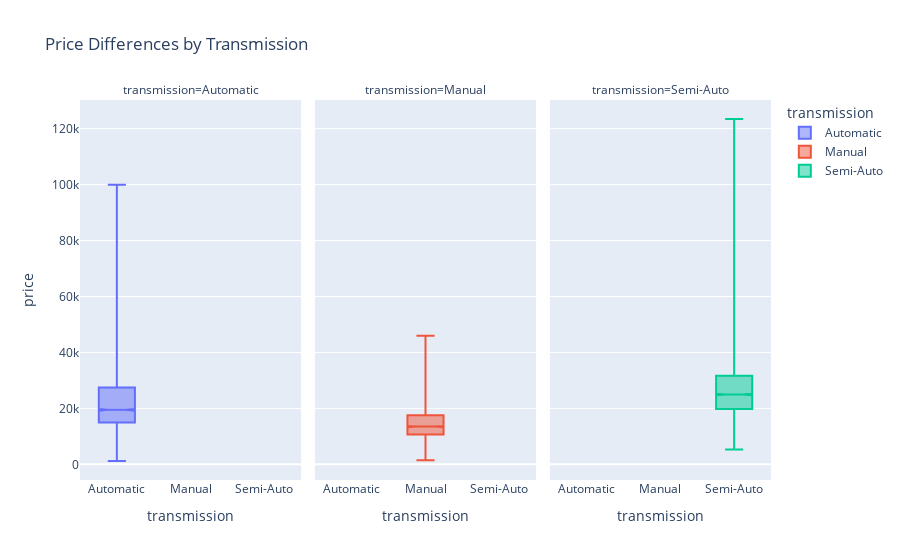

Notebook code for this chart:
### Markdown cell above
Q8. Using plotly create box-plots for Automatic, Manual and Semi-Automatic transmissions, as 3 separate plot. Include the title "Price Differences by Transmission." (2 points).

### Code cell
fig = px.box(bmwSales, x='transmission', y='price', color='transmission', facet_col='transmission', title="Price Differences by Transmission", notched=True, points=False)
fig.show()

### Figure 1 — Plotly figure (JSON) as saved in the notebook; plotly's stock layout.template omitted (floating-point values rounded to 4 significant figures; data arrays with more than 128 entries replaced by an {"elided": "..."} marker saying what was removed)
{"data": [{"alignmentgroup": "True", "boxpoints": false, "hovertemplate": "transmission=%{x}<br>price=%{y}<extra></extra>", "legendgroup": "Automatic", "marker": {"color": "#636efa"}, "name": "Automatic", "notched": true, "offsetgroup": "Automatic", "orientation": "v", "showlegend": true, "type": "box", "x": {"elided": "3588 str values"}, "x0": " ", "xaxis": "x", "y": {"elided": "3588 int values"}, "y0": " ", "yaxis": "y"}, {"alignmentgroup": "True", "boxpoints": false, "hovertemplate": "transmission=%{x}<br>price=%{y}<extra></extra>", "legendgroup": "Manual", "marker": {"color": "#EF553B"}, "name": "Manual", "notched": true, "offsetgroup": "Manual", "orientation": "v", "showlegend": true, "type": "box", "x": {"elided": "2527 str values"}, "x0": " ", "xaxis": "x2", "y": {"elided": "2527 int values"}, "y0": " ", "yaxis": "y2"}, {"alignmentgroup": "True", "boxpoints": false, "hovertemplate": "transmission=%{x}<br>price=%{y}<extra></extra>", "legendgroup": "Semi-Auto", "marker": {"color": "#00cc96"}, "name": "Semi-Auto", "notched": true, "offsetgroup": "Semi-Auto", "orientation": "v", "showlegend": true, "type": "box", "x": {"elided": "4666 str values"}, "x0": " ", "xaxis": "x3", "y": {"elided": "4666 int values"}, "y0": " ", "yaxis": "y3"}], "layout": {"annotations": [{"font": {}, "showarrow": false, "text": "transmission=Automatic", "x": 0.16, "xanchor": "center", "xref": "paper", "y": 1, "yanchor": "bottom", "yref": "paper"}, {"font": {}, "showarrow": false, "text": "transmission=Manual", "x": 0.5, "xanchor": "center", "xref": "paper", "y": 1, "yanchor": "bottom", "yref": "paper"}, {"font": {}, "showarrow": false, "text": "transmission=Semi-Auto", "x": 0.84, "xanchor": "center", "xref": "paper", "y": 1, "yanchor": "bottom", "yref": "paper"}], "autosize": true, "boxmode": "overlay", "legend": {"title": {"text": "transmission"}, "tracegroupgap": 0}, "title": {"text": "Price Differences by Transmission"}, "xaxis": {"anchor": "y", "autorange": true, "categoryarray": ["Automatic", "Manual", "Semi-Auto"], "categoryorder": "array", "domain": [0, 0.32], "range": [-0.5, 2.5], "title": {"text": "transmission"}, "type": "category"}, "xaxis2": {"anchor": "y2", "autorange": true, "categoryarray": ["Automatic", "Manual", "Semi-Auto"], "categoryorder": "array", "domain": [0.34, 0.66], "matches": "x", "range": [-0.5, 2.5], "title": {"text": "transmission"}, "type": "category"}, "xaxis3": {"anchor": "y3", "autorange": true, "categoryarray": ["Automatic", "Manual", "Semi-Auto"], "categoryorder": "array", "domain": [0.68, 1.0], "matches": "x", "range": [-0.5, 2.5], "title": {"text": "transmission"}, "type": "category"}, "yaxis": {"anchor": "x", "autorange": true, "domain": [0, 1], "range": [-5592, 130248], "title": {"text": "price"}, "type": "linear"}, "yaxis2": {"anchor": "x2", "autorange": true, "domain": [0, 1], "matches": "y", "range": [-5592, 130248], "showticklabels": false, "type": "linear"}, "yaxis3": {"anchor": "x3", "autorange": true, "domain": [0, 1], "matches": "y", "range": [-5592, 130248], "showticklabels": false, "type": "linear"}}}
